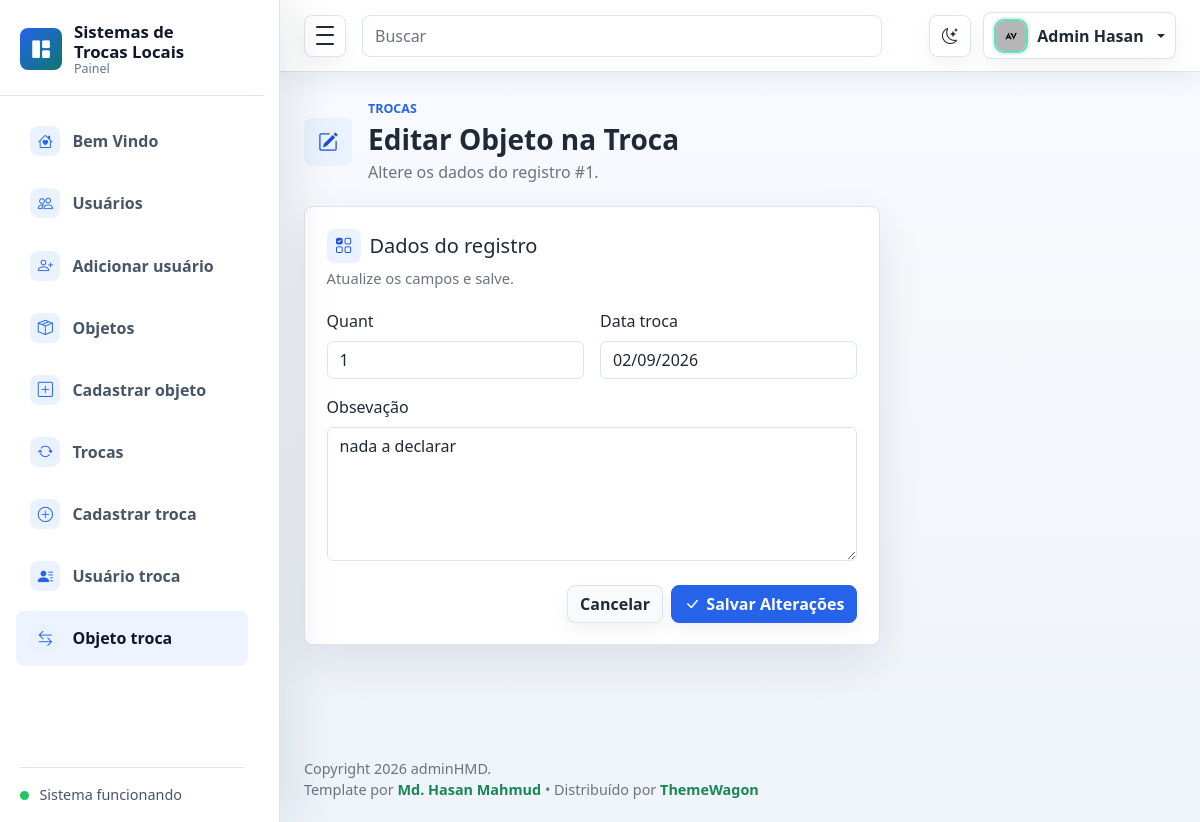
The page /objeto-troca/editar/1/ (signed in) on the database as committed earlier.
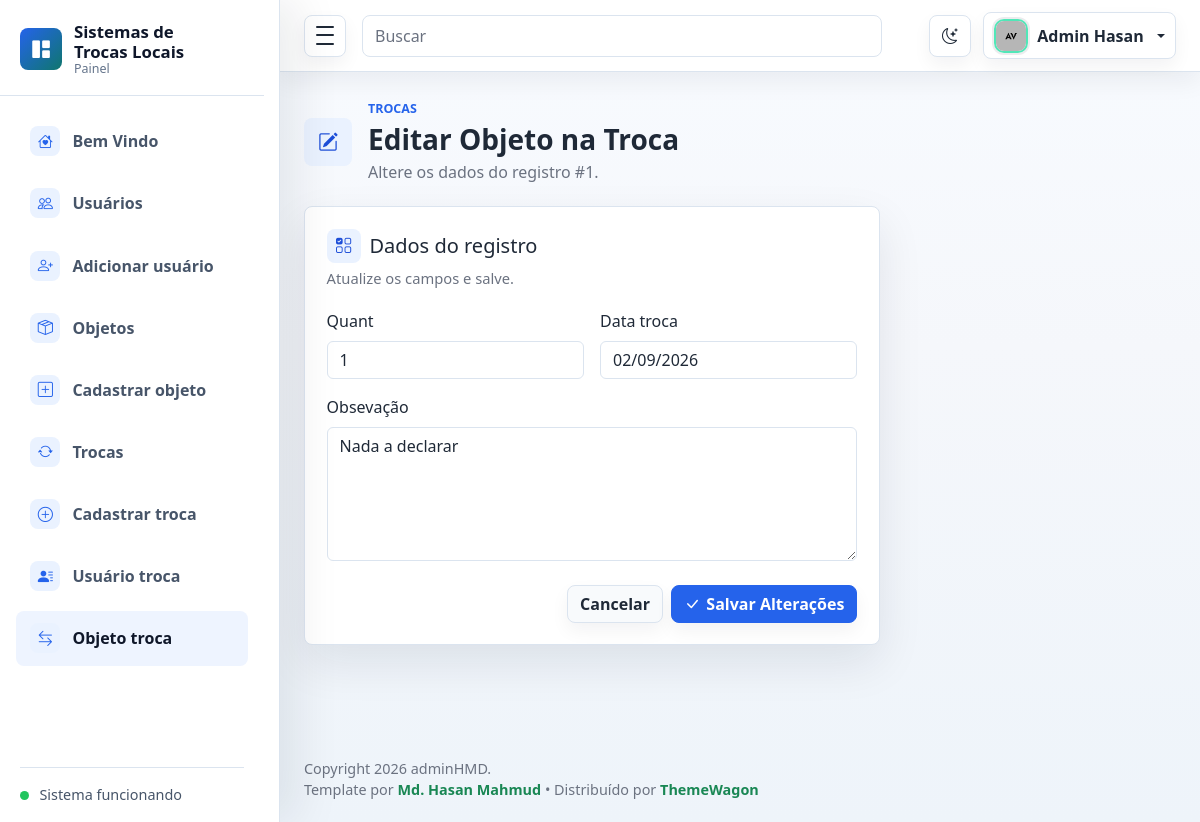
The same page on the database as committed later.
### ObjetoTroca/models.py (models this page shows, shortened)
class ObjetoTroca(models.Model):
    objeto = models.ForeignKey('objetos.Objeto', on_delete=models.CASCADE)
    troca = models.ForeignKey('trocas.Troca', on_delete=models.CASCADE)
    quant = models.IntegerField()
    data_troca = models.CharField(max_length=20)
    obsevação = models.TextField(null=True, blank=True)
    class Meta:
        verbose_name = "Objeto da Troca"
        verbose_name_plural = "Objetos das Trocas"

### ObjetoTroca/views.py (the view)
# urls.py: path('editar/<int:pk>/', views.editar_objeto_troca, name='editar'),
@login_required
@permission_required(f'{APP}.change_objetotroca', raise_exception=True)
def editar_objeto_troca(request, pk):
    item = get_object_or_404(ObjetoTroca, pk=pk)
    if not usuario_pode_alterar(request, item):
        return HttpResponseForbidden()
    if request.method == 'POST':
        form = ObjetoTrocaEdicaoForm(request.POST, instance=item)
        if form.is_valid():
            form.save()
            messages.success(request, 'Registro atualizado com sucesso.')
            return redirect('objetotroca:listar')
    else:
        form = ObjetoTrocaEdicaoForm(instance=item)
    return render(
        request,
        'ObjetoTroca/editar.html',
        {'form': form, 'item': item}
    )

### ObjetoTroca/forms.py
class ObjetoTrocaEdicaoForm(forms.ModelForm):
    class Meta:
        model = ObjetoTroca
        fields = [
            'quant',
            'data_troca',
            'obsevação'
        ]

### ObjetoTroca/views.py (called while the page is built)
def usuario_pode_alterar(request, item):
    return (
        request.user.is_superuser
        or item.objeto.usuario_id == request.user.pk
        or UsuarioTroca.objects.filter(
            usuario_id=request.user.pk,
            troca_id=item.troca_id
        ).exists()
    )

### ObjetoTroca/templates/ObjetoTroca/editar.html (shortened to what this page needs)
{% extends 'base.html' %}
{% block nav_objeto_troca %}active{% endblock %}
{% block page_heading %}
<div class="page-heading">
  <div class="page-heading-copy">
    <span class="page-icon"><i class="bi bi-pencil-square" aria-hidden="true"></i></span>
    <div>
      <p class="eyebrow mb-1">Trocas</p>
      <h1 class="h3 mb-1">Editar Objeto na Troca</h1>
      <p class="text-muted mb-0">Altere os dados do registro #{{ item.id }}.</p>
    </div>
  </div>
</div>
{% endblock %}
{% block content %}
<section class="row g-3">
  <div class="col-12 col-xl-8">
    <form method="post" class="panel" id="form-principal">
      <div class="panel-header">
        <div>
          <h2 class="h5 mb-1 section-title"><i class="bi bi-ui-checks-grid" aria-hidden="true"></i><span>Dados do registro</span></h2>
          <p class="text-muted mb-0">Atualize os campos e salve.</p>
        </div>
      </div>
      <div class="row g-3">
        {% for field in form %}
        <div class="{% if field.widget_type == 'textarea' %}col-12{% else %}col-md-6{% endif %}">
          <label class="form-label" for="{{ field.id_for_label }}">{{ field.label }}</label>
          {{ field }}
        </div>
        {% endfor %}
      </div>
      <div class="d-flex justify-content-end gap-2 mt-4">
        <a href="{% url 'objetotroca:listar' %}" class="btn btn-light">Cancelar</a>
        <button class="btn btn-primary" type="submit"><i class="bi bi-check-lg" aria-hidden="true"></i> Salvar Alterações</button>
      </div>
    </form>
  </div>
</section>
{% endblock %}

Rows that differ between the two databases and show on the page:
changed ObjetoTroca id 1: obsevação "nada a declarar" → "Nada a declarar"
